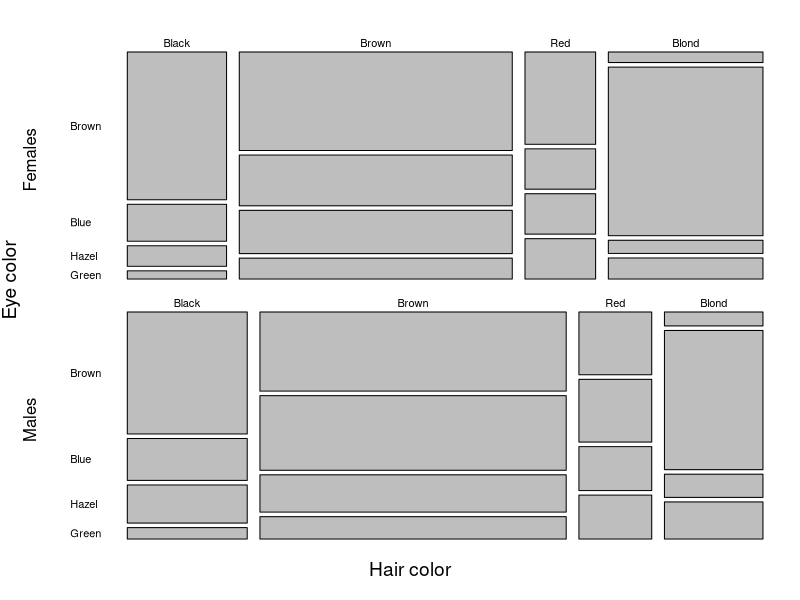
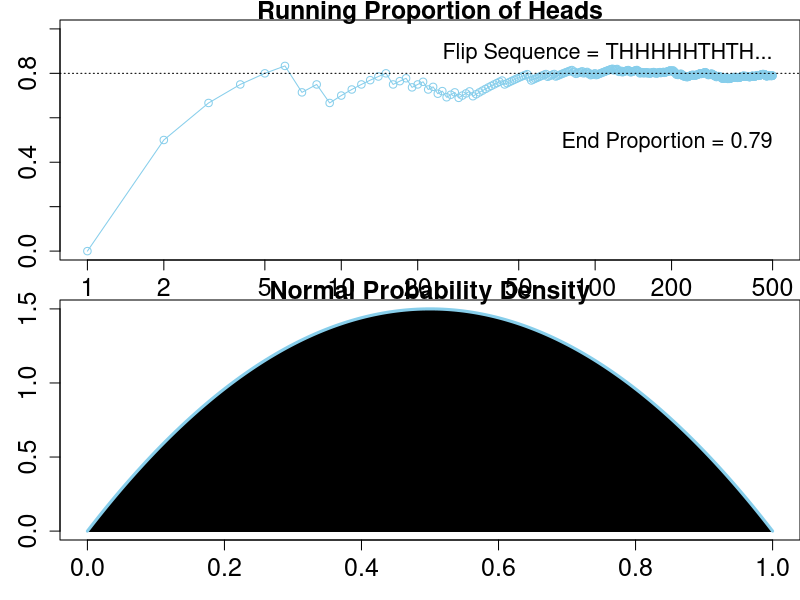
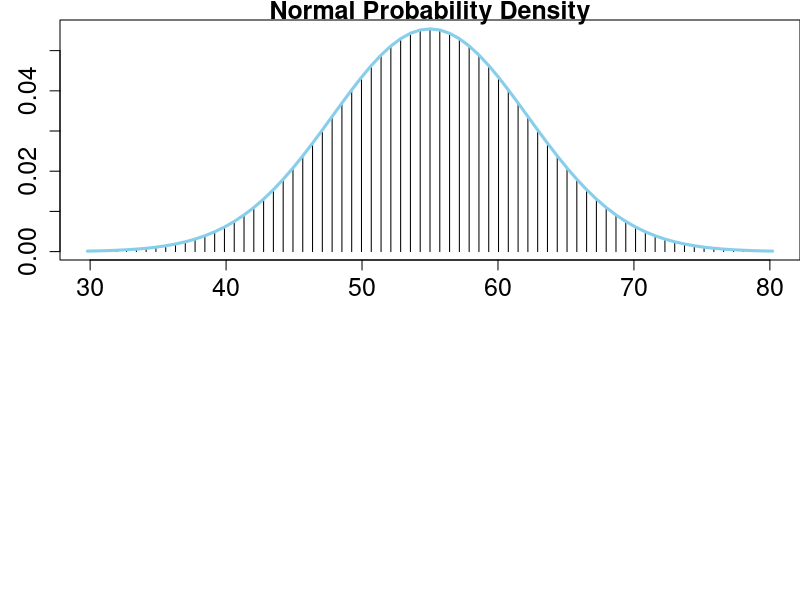

Generate these figures, in order, with R:
## ---- chunk 1
rm(list=ls()) # clean up
library(knitr)
gr <- (1+sqrt(5))/2 # golden ratio, for figures
opts_chunk$set(comment="  ",
               collapse=TRUE, 
               #echo=FALSE,
               fig.asp=1/gr,
               dev="png"
               )
options(digits=3)
## ---- chunk 2
par(mfrow=c(2, 1), oma=c(2,1,0,0))

## upper panel
par(mar=c(0,2,2,0))
mosaicplot(HairEyeColor[ , ,"Female"], las=1,
           main="", ylab="Females", xlab="")

## lower panel
par(mar=c(1,2,1,0))
mosaicplot(HairEyeColor[ , ,  "Male"], las=1, 
           main="", ylab="Males", xlab="")

## axis labels
mtext("Hair color", side=1, line=0, outer=TRUE, cex=1.15)
mtext("Eye color" , side=2, line=0, outer=TRUE, cex=1.15)
## ---- chunk 3
# dimnames(HairEyeColor)
tb <- HairEyeColor[ , , "Male"]
em <- apply(tb, MARGIN="Eye", FUN=sum)
em <- em/sum(em)*100
## ---- chunk 4

bh = apply(HairEyeColor[ "Brown" , , ], "Eye", sum)
rh = apply(HairEyeColor[ "Red" , , ], "Eye", sum)

bh_ge = bh['Green'] / sum(bh) * 100.
rh_ge = rh['Green'] / sum(rh) * 100.

## ---- chunk 5
# copied from DBDA2E
N = 500 # Specify the total number of flips, denoted N.
pHeads = 0.8 # Specify underlying probability of heads.
# Flip a coin N times and compute the running proportion of heads at each flip.
# Generate a random sample of N flips (heads=1, tails=0):
flipSequence = sample( x=c(0,1), prob=c(1-pHeads,pHeads), size=N, replace=TRUE )
# Compute the running proportion of heads:
r = cumsum( flipSequence ) # Cumulative sum: Number of heads at each step.
n = 1:N                    # Number of flips at each step.
runProp = r / n            # Component by component division.
# Graph the running proportion:
plot( n , runProp , type="o" , log="x" , col="skyblue" ,
      xlim=c(1,N) , ylim=c(0.0,1.0) , cex.axis=1.5 ,
      xlab="Flip Number" , ylab="Proportion Heads" , cex.lab=1.5 ,
      main="Running Proportion of Heads" , cex.main=1.5 )
# Plot a dotted horizontal reference line:
abline( h=pHeads , lty="dotted" )
# Display the beginning of the flip sequence:
flipLetters = paste( c("T","H")[flipSequence[1:10]+1] , collapse="" )
displayString = paste0( "Flip Sequence = " , flipLetters , "..." )
text( N , .9 , displayString , adj=c(1,0.5) , cex=1.3 )
# Display the relative frequency at the end of the sequence.
###
# modified location of End Proportion txt so doesnt overlap with line
###
text( N , .5 , paste("End Proportion =",runProp[N]) , adj=c(1,0.5) , cex=1.3 )

## ---- chunk 6


#  now, this could be done analytically pretty easily, but 
# I want to try some things out in r so
# this is my caveat that I know I'm not doing this the most 
# efficient way

Ncard = 48 # number of cards in pinocle deck
suits = c('heart', 'diamond', 'club', 'spade')
values = c('9', '10', 'J', 'Q', 'K', 'A')
Ncopy = 2

cards = list()
counter = 0
for (suit in suits){
  for (value in values){
    for (i in range(0, Ncopy)){
      # neither option seems to work
      cards = append(cards, list("s"=suit, "v"=value))
#      cards[counter] = list("s"=suit, "v"=value)
#      counter = counter + 1
    }
  }
}

#not sure why this returns null, must be missing some nuance of nested lists?
print(cards[20]$s)

## ---- chunk 7

# copied from DBDA2E
###
# Graph of normal probability density function, with comb of intervals.
xlow  = 0 # Specify low end of x-axis.
xhigh = 1 # Specify high end of x-axis.
dx = 1/10000               # Specify interval width on x-axis
# Specify comb of points along the x axis:
x = seq( from = xlow , to = xhigh , by = dx )
# Compute y values, i.e., probability density at each value of x:
y = 6*x*(1.-x)
# Plot the function. "plot" draws the intervals. "lines" draws the bell curve.
plot( x , y , type="h" , lwd=1 , cex.axis=1.5
	, xlab="x" , ylab="p(x)" , cex.lab=1.5 ,
	, main="Normal Probability Density" , cex.main=1.5 )
lines( x , y , lwd=3 ,  col="skyblue" )
# Approximate the integral as the sum of width * height for each interval.
area = sum( dx * y )
# Display info in the graph.
## ---- chunk 8

# Graph of normal probability density function, with comb of intervals.
meanval = 55.0               # Specify mean of distribution.
sdval = 7.2              # Specify standard deviation of distribution.
xlow  = meanval - 3.5*sdval # Specify low end of x-axis.
xhigh = meanval + 3.5*sdval # Specify high end of x-axis.
dx = sdval/10               # Specify interval width on x-axis
# Specify comb of points along the x axis:
x = seq( from = xlow , to = xhigh , by = dx )
# Compute y values, i.e., probability density at each value of x:
y = ( 1/(sdval*sqrt(2*pi)) ) * exp( -.5 * ((x-meanval)/sdval)^2 )
# Plot the function. "plot" draws the intervals. "lines" draws the bell curve.

plot( x , y , type="h" , lwd=1 , cex.axis=1.5
	, xlab="x" , ylab="p(x)" , cex.lab=1.5 ,
	, main="Normal Probability Density" , cex.main=1.5 )
lines( x , y , lwd=3 ,  col="skyblue" )

